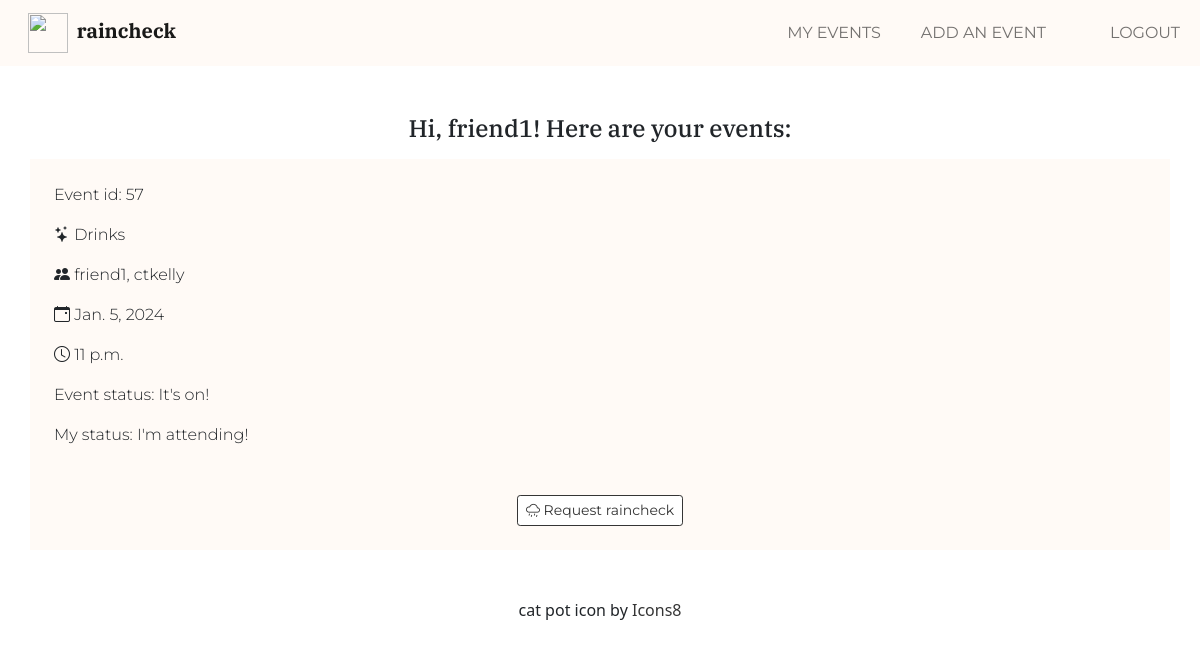
Screenshot of /events/ (signed in) with the database file from the repository.
### events/models.py (models this page shows, shortened)
class Event(models.Model):
    ACTIVE = 1
    INACTIVE = 0
    title = models.CharField(max_length=100, blank=False)
    invitee = models.ForeignKey(settings.AUTH_USER_MODEL, on_delete=models.CASCADE, related_name='event_invitee')
    date = models.DateField(
        auto_now=False,
        auto_now_add=False,
        blank=False,
        validators=[MinValueValidator(date.today() + timedelta(days=1))],  # Event must be +1 day in the future
    )
    time = models.TimeField(
        auto_now=False,
        auto_now_add=False,
        blank=False,
    )
    status = models.IntegerField(default=ACTIVE)
    owner = models.ForeignKey(settings.AUTH_USER_MODEL, on_delete=models.CASCADE, related_name='event_owner')
    @property  # Adding @property allows us to call display_status without ()  def get_display_status
    def display_status(self):  # A noun. A computed property. Just checks, returns, doesn't do anything.
        if self.status == self.ACTIVE:
            return "It's on!"
        else:
            return "Raincheck granted!"

class Invitation(models.Model):
    invitee = models.ForeignKey(settings.AUTH_USER_MODEL, on_delete=models.CASCADE)
    event = models.ForeignKey(Event, on_delete=models.CASCADE)
    response = models.BooleanField(default=True)
    @property
    def invitation_status(self):
        if self.response:
            return "My status: I'm attending!"
        elif self.event.status == Event.INACTIVE:
            return ""
        else:
            return "My status: Requested a raincheck..."

### events/views.py (the view)
# urls.py: path('', views.MainEventView.as_view(), name='all'),
class MainEventView(LoginRequiredMixin, View):
    template_name = 'events/event_list.html'
    def get(self, request, *args, **kwargs):
        today = date.today()
        el = Event.objects.filter(
            Q(owner=self.request.user) |
            Q(invitee=self.request.user),
            date__gte=today
        ).order_by('date')
        ctx = {'event_list': el}
        return render(request, 'events/event_list.html', ctx)

### events/templates/events/event_list.html (shortened to what this page needs)
{% extends "home/base.html" %}
{% load static %}
{% block content %}
    <h4 class="text-center serif mt-5 mb-3">Hi, {{ user.username }}! Here are your events:</h4>
{% if event_list %}
    {% for event in event_list %}
        <div class="<border bg-primary montserrat fw-light container mb-5 p-4 events" data-event-id="{{ event.id }}" data-event-status="{{ event.status }}">
            <p>Event id: {{ event.id }}</p>
            <p><i class="bi bi-stars"></i> {{ event.title }}</p>
            <p><i class="bi bi-people-fill"></i> {{ event.invitee }}, {{ event.owner }}</p>
            <p><i class="bi bi-calendar-event"></i> {{ event.date }}</p>
            <p><i class="bi bi-clock"></i> {{ event.time }}</p>
            <p class="event-status-message">Event status: {{ event.display_status }}</p>
            <p class="invitation-status">
                {% for invitation in event.invitation_set.all %}
                    {% if invitation.invitee == request.user %}
                        {{ invitation.invitation_status }}
                    {% endif %}
                {% endfor %}
            </p>
            <div class="container mt-5 text-center montserrat">
                <div class="d-flex justify-content-center align-items-center">
                    <div>
                        {% for invitation in event.invitation_set.all %}
                            {% if invitation.invitee == request.user %}
                                {% if invitation.response == True %}
                                    <a href="{% url 'events:invitation_update' invitation.id %}"
                                       class="btn btn-light btn-outline-dark btn-sm">
                                        <i class="bi bi-cloud-drizzle"></i> Request raincheck</a>
                                {%  endif %}
                            {% endif %}
                        {% endfor %}
                    </div>
                </div>
            </div>
        </div>
    {% endfor %}
{% else %}
    <p class="text-center mt-3">You currently have no events.</p>
{% endif %}
{% endblock %}

### rows the page displays
Event: id "57", title "Drinks", invitee "friend1", owner "ctkelly", date "Jan. 5, 2024", time "11 p.m.", display_status "It's on!"
Invitation: invitation_status "My status: I'm attending!", shows "Request raincheck"

### other values shown
{{ user.username }} "friend1"
